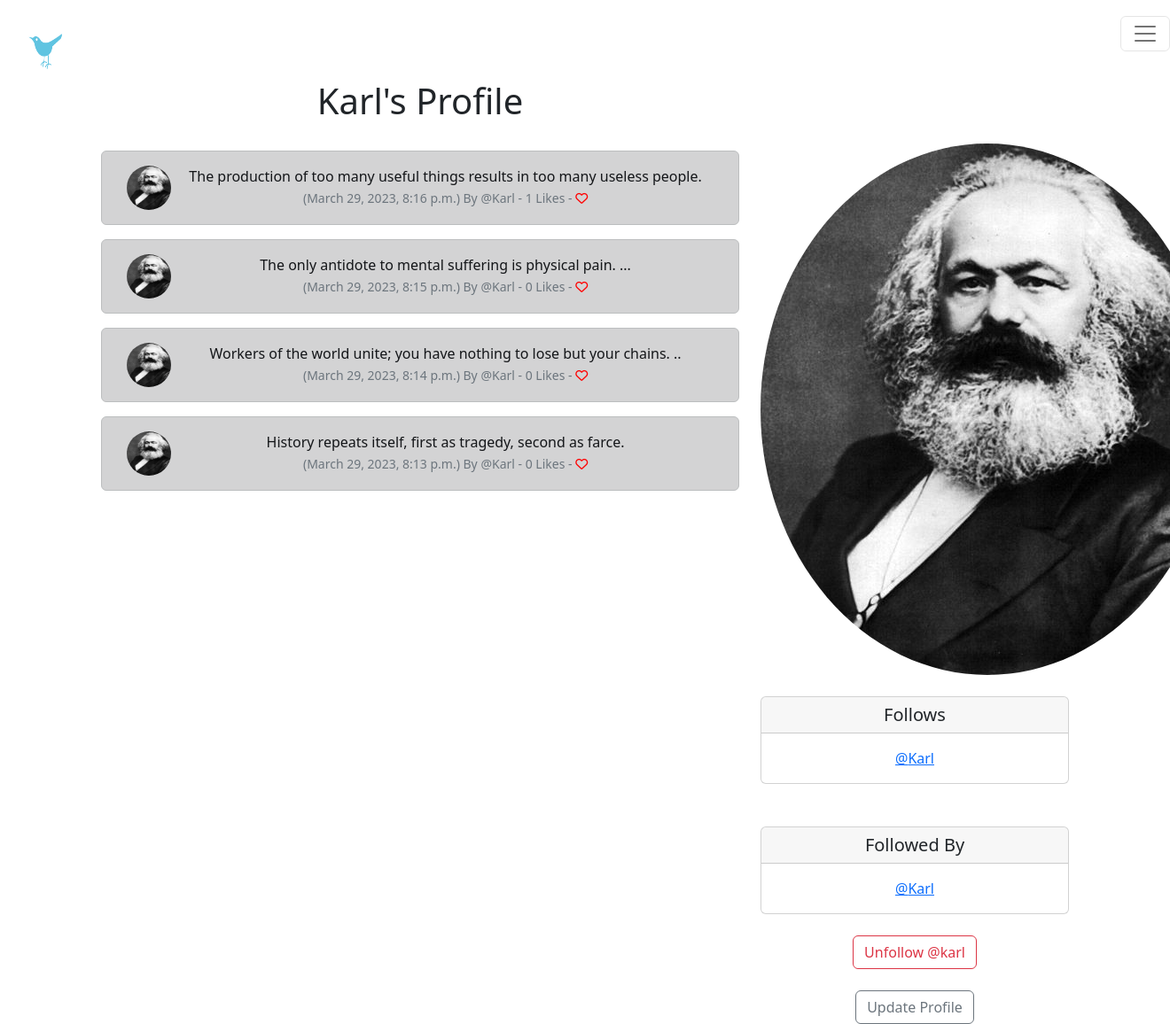
/profile/4 (signed in), run on an earlier commit of the app's database.
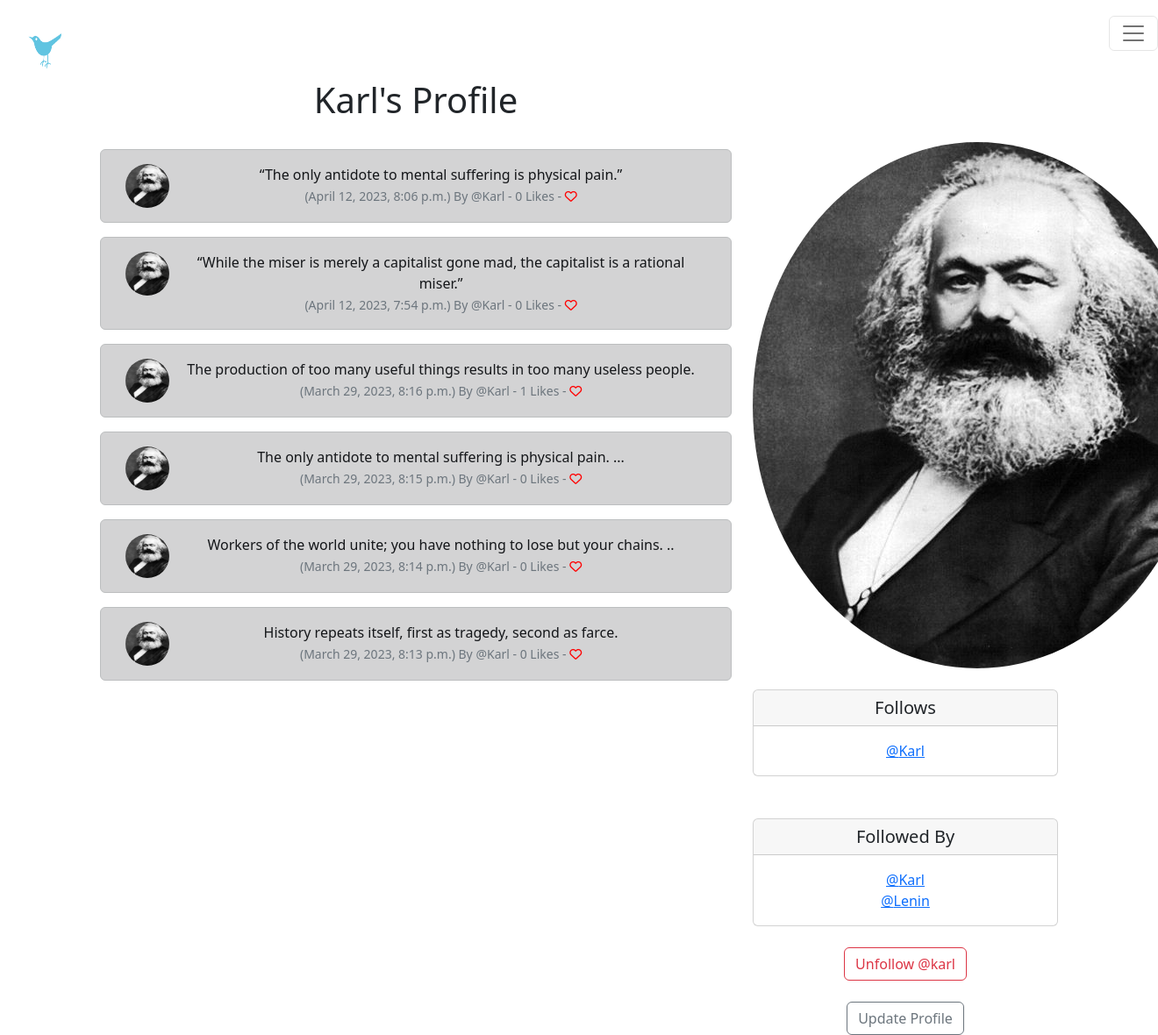
And on a later commit of the database.
### tweaker/models.py (models this page shows, shortened)
class Meep(models.Model):
	user = models.ForeignKey(
		User, related_name="meeps",
		on_delete=models.DO_NOTHING
		)
	body = models.CharField(max_length=200)
	created_at = models.DateTimeField(auto_now_add=True)
	likes = models.ManyToManyField(User, related_name="meep_like", blank=True)
	def number_of_likes(self):
		return self.likes.count()

class Profile(models.Model):
	user = models.OneToOneField(User, on_delete=models.CASCADE)
	follows = models.ManyToManyField("self",
		related_name="followed_by",
		symmetrical=False,
		blank=True)
	date_modified = models.DateTimeField(User, auto_now=True)
	profile_image = models.ImageField(null=True, blank=True, upload_to="images/")
	profile_bio = models.CharField(null=True, blank=True, max_length=500)
	homepage_link = models.CharField(null=True, blank=True, max_length=100)
	facebook_link = models.CharField(null=True, blank=True, max_length=100)
	instagram_link = models.CharField(null=True, blank=True, max_length=100)
	linkedin_link = models.CharField(null=True, blank=True, max_length=100)
	def __str__(self):
		return self.user.username

### tweaker/views.py (the view, shortened to what this page needs)
# urls.py: path('profile/<int:pk>', views.profile, name='profile'),
def profile(request, pk):
	if request.user.is_authenticated:
		profile = Profile.objects.get(user_id=pk)
		meeps = Meep.objects.filter(user_id=pk).order_by("-created_at")
		return render(request, "profile.html", {"profile":profile, "meeps":meeps})
	else:
		messages.success(request, ("You Must Be Logged In To View This Page..."))
		return redirect('index')

### tweaker/templates/profile.html (shortened to what this page needs)
{% extends 'base.html' %}
{% load static %}
{% block content %}
{% if profile %}
	<div class="container text-center">
		<div class="row">
			<div class="col-8">
				<h1>{{ profile.user.username }}'s Profile</h1>
				<br/>
				{% if meeps %}
					{% for meep in meeps %}
			<div class="alert alert-dark" role="alert">
	<div class="container">
		<div class="row">
			<div class="col-1">
				{% if profile.profile_image %}
				<img src="{{ profile.profile_image.url }}" width=50 height=50 class="rounded-circle" alt="{{ profile.user.username }}">
				{% else %}
				<img src="{% static 'images/default_profile_pic.png' %}" width=50 height=50 class="rounded-circle" alt="{{ profile.user.username }}">
				{% endif %}
			</div>
			<div class="col-11">
						  {{ meep.body }}<br/>
			  				<small class="text-muted">
			  					({{ meep.created_at}}) By
			  					@{{ meep.user.username }}
			  		- {{ meep.number_of_likes }} Likes -
			  		{% if user in meep.likes.all %}
				  	  <a href="{% url 'meep_like' meep.id %}"><i class="fa-solid fa-heart" style='color:red'></i></a>
				  	{% else %}
				  		<a href="{% url 'meep_like' meep.id %}"><i class="fa fa-heart-o" style="color:red"></i></a>
				  	{% endif %}
			  				</small>
						</div><br/><br/>
			</div>
		</div>
	</div>
					{% endfor %}
				{% endif %}
			</div>
			<div class="col-4">
				<br/><br/><br/>
				{% if profile.profile_image %}
				<img src="{{ profile.profile_image.url }}" class="rounded-circle">
				<br/><br/>
				{% endif %}
				<div class="card">
  <h5 class="card-header">Follows</h5>
  <div class="card-body">
    <p class="card-text">
    		{% for following in profile.follows.all %}
				<a href="{% url 'profile' following.user.id %}">@{{ following }}</a><br/>
			{% endfor %}
    </p>
  </div>
</div>
			<br/><br/>
			<div class="card">
  <h5 class="card-header">Followed By</h5>
  <div class="card-body">
    <p class="card-text">
    	{% for following in profile.followed_by.all %}
				<a href="{% url 'profile' following.user.id %}">@{{ following }}</a><br/>
			{% endfor %}
    </p>
  </div>
</div>
<br/>
<form method=POST>
{% if profile in user.profile.follows.all %}
 	<button class="btn btn-outline-danger" name="follow" value="unfollow" type="submit">
 		Unfollow @{{ profile.user.username|lower}}
 	</button>
{% else %}
	<button class="btn btn-outline-success" name="follow" value="follow" type="submit">
 		Follow @{{ profile.user.username|lower}}
 	</button>
{% endif %}
</form>
<br/>
	{% if request.user.id == profile.user.id %}
		<a href="{% url 'update_user' %}" class="btn btn-outline-secondary">Update Profile</a>
	{% endif %}
			</div>
		</div>
	</div>
{% endif %}
{% endblock %}

What changed in the data, as far as the page shows it:
added Meep: profile_image (picture), body "“The only antidote to mental suffering is physical pain.”", created_at "April 12, 2023, 8:06 p.m.", user.username "Karl", number_of_likes "0"
added Meep: profile_image (picture), body "“While the miser is merely a capitalist gone mad, the capitalist is a rational miser.”", created_at "April 12, 2023, 7:54 p.m.", user.username "Karl", number_of_likes "0"
now on this page (row edited): Profile: user.username "Lenin", shown under "Followed By"
